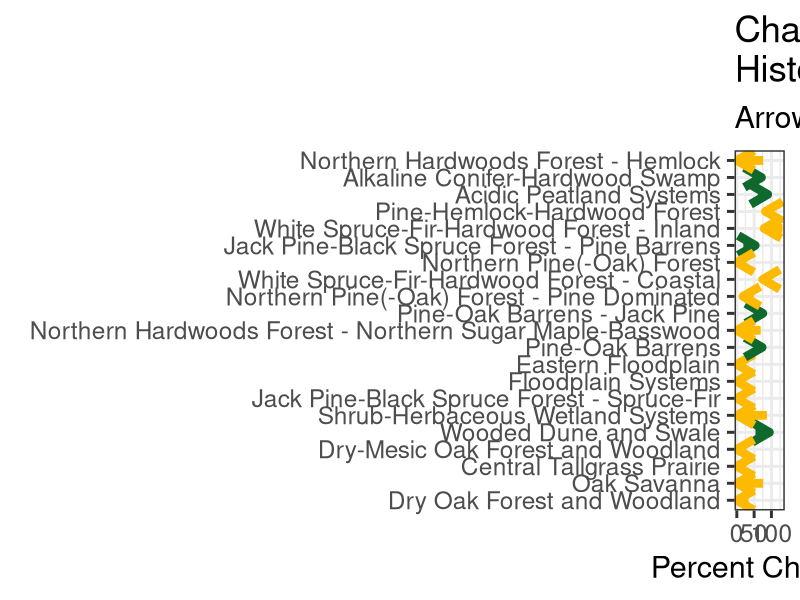

Generate this figure with R:


## old growth loss, try arrow chart

## load packages

library(tidyverse)

## read in data

raw_data <- read.csv("data/final_df_full.csv")


## filter, group and add helper columns

old_classes <- c("Late1", "Late2")

old_growth_loss <- raw_data %>%
  filter(age_category %in% old_classes) %>%
  group_by(bps_name) %>%
  summarize(ref_percent = sum(ref_percent, na.rm = TRUE),
            cur_percent = sum(cur_percent, na.rm = TRUE),
            bps_acres = max(bps_acres)) %>%
  mutate(change = cur_percent - ref_percent,
       sign_change = (change >0)) 


# try arrow plot

geographies <- c(
  "Boreal ",
  "Central Interior and Appalachian ",
  "Great Lakes ",
  "Laurentian ",
  "Laurentian-Acadian ",
  "North-Central Interior ")

old_growth_loss$bps_name <- gsub(paste(geographies, collapse = "|"), "", old_growth_loss$bps_name)


arrow_plot <- old_growth_loss |> 
  ggplot(aes(
      x = ref_percent, xend = cur_percent, 
      y = reorder(bps_name, bps_acres), yend = bps_name,
      color = sign_change)) +
  geom_segment(
    arrow = arrow(angle = 30, length = unit(0.5, 'cm')),
    size = 3) +
  labs(
    x = 'Percent Change', 
    y = element_blank(),
    title = 'Changes in Late Succession Classes \nHistorical to ~2020',
    subtitle = 'Arrows in descending order by total extent of ecosystem'
  ) +
  scale_color_manual(
    values = c("#fcba03", "#10692c")) +
  theme_bw(base_size = 22) + 
  theme(legend.position = "none")


arrow_plot
